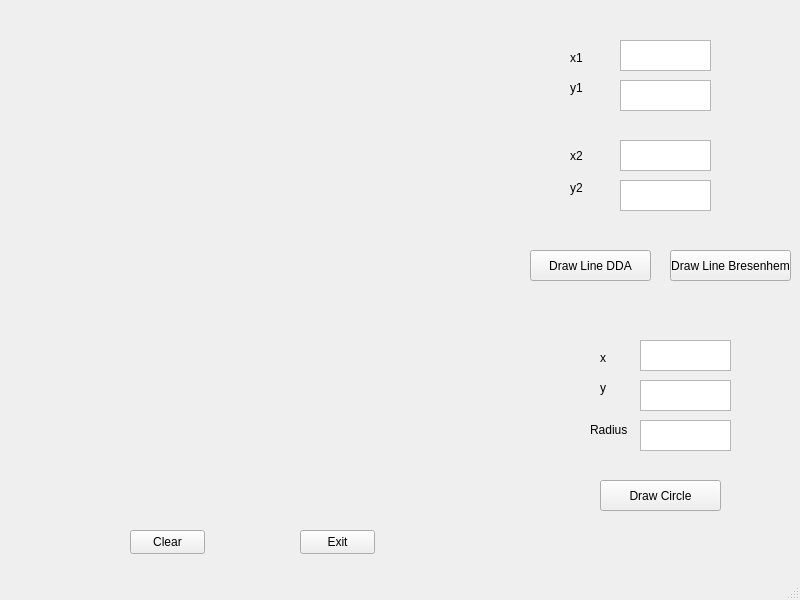
<?xml version="1.0" encoding="UTF-8"?>
<ui version="4.0">
 <class>MainWindow</class>
 <widget class="QMainWindow" name="MainWindow">
  <property name="geometry">
   <rect>
    <x>0</x>
    <y>0</y>
    <width>800</width>
    <height>600</height>
   </rect>
  </property>
  <property name="windowTitle">
   <string>MainWindow</string>
  </property>
  <widget class="QWidget" name="centralwidget">
   <widget class="QLabel" name="label">
    <property name="geometry">
     <rect>
      <x>0</x>
      <y>0</y>
      <width>500</width>
      <height>500</height>
     </rect>
    </property>
    <property name="text">
     <string/>
    </property>
   </widget>
   <widget class="QPushButton" name="pushButton">
    <property name="geometry">
     <rect>
      <x>530</x>
      <y>250</y>
      <width>121</width>
      <height>31</height>
     </rect>
    </property>
    <property name="text">
     <string>Draw Line DDA</string>
    </property>
   </widget>
   <widget class="QLabel" name="label_2">
    <property name="geometry">
     <rect>
      <x>570</x>
      <y>50</y>
      <width>21</width>
      <height>16</height>
     </rect>
    </property>
    <property name="text">
     <string>x1</string>
    </property>
   </widget>
   <widget class="QLabel" name="label_3">
    <property name="geometry">
     <rect>
      <x>570</x>
      <y>80</y>
      <width>21</width>
      <height>16</height>
     </rect>
    </property>
    <property name="text">
     <string>y1</string>
    </property>
   </widget>
   <widget class="QLabel" name="label_4">
    <property name="geometry">
     <rect>
      <x>570</x>
      <y>140</y>
      <width>31</width>
      <height>31</height>
     </rect>
    </property>
    <property name="text">
     <string>x2</string>
    </property>
   </widget>
   <widget class="QLabel" name="label_5">
    <property name="geometry">
     <rect>
      <x>570</x>
      <y>180</y>
      <width>21</width>
      <height>16</height>
     </rect>
    </property>
    <property name="text">
     <string>y2</string>
    </property>
   </widget>
   <widget class="QTextEdit" name="textEdit">
    <property name="geometry">
     <rect>
      <x>620</x>
      <y>40</y>
      <width>91</width>
      <height>31</height>
     </rect>
    </property>
   </widget>
   <widget class="QTextEdit" name="textEdit_2">
    <property name="geometry">
     <rect>
      <x>620</x>
      <y>80</y>
      <width>91</width>
      <height>31</height>
     </rect>
    </property>
   </widget>
   <widget class="QTextEdit" name="textEdit_3">
    <property name="geometry">
     <rect>
      <x>620</x>
      <y>140</y>
      <width>91</width>
      <height>31</height>
     </rect>
    </property>
   </widget>
   <widget class="QTextEdit" name="textEdit_4">
    <property name="geometry">
     <rect>
      <x>620</x>
      <y>180</y>
      <width>91</width>
      <height>31</height>
     </rect>
    </property>
   </widget>
   <widget class="QPushButton" name="pushButton_2">
    <property name="geometry">
     <rect>
      <x>670</x>
      <y>250</y>
      <width>121</width>
      <height>31</height>
     </rect>
    </property>
    <property name="text">
     <string>Draw Line Bresenhem</string>
    </property>
   </widget>
   <widget class="QLabel" name="label_6">
    <property name="geometry">
     <rect>
      <x>600</x>
      <y>350</y>
      <width>21</width>
      <height>16</height>
     </rect>
    </property>
    <property name="text">
     <string>x</string>
    </property>
   </widget>
   <widget class="QLabel" name="label_7">
    <property name="geometry">
     <rect>
      <x>600</x>
      <y>380</y>
      <width>21</width>
      <height>16</height>
     </rect>
    </property>
    <property name="text">
     <string>y</string>
    </property>
   </widget>
   <widget class="QLabel" name="label_8">
    <property name="geometry">
     <rect>
      <x>590</x>
      <y>420</y>
      <width>41</width>
      <height>20</height>
     </rect>
    </property>
    <property name="text">
     <string>Radius</string>
    </property>
   </widget>
   <widget class="QTextEdit" name="textEdit_5">
    <property name="geometry">
     <rect>
      <x>640</x>
      <y>340</y>
      <width>91</width>
      <height>31</height>
     </rect>
    </property>
   </widget>
   <widget class="QTextEdit" name="textEdit_6">
    <property name="geometry">
     <rect>
      <x>640</x>
      <y>380</y>
      <width>91</width>
      <height>31</height>
     </rect>
    </property>
   </widget>
   <widget class="QTextEdit" name="textEdit_7">
    <property name="geometry">
     <rect>
      <x>640</x>
      <y>420</y>
      <width>91</width>
      <height>31</height>
     </rect>
    </property>
   </widget>
   <widget class="QPushButton" name="pushButton_3">
    <property name="geometry">
     <rect>
      <x>600</x>
      <y>480</y>
      <width>121</width>
      <height>31</height>
     </rect>
    </property>
    <property name="text">
     <string>Draw Circle</string>
    </property>
   </widget>
   <widget class="QPushButton" name="pushButton_4">
    <property name="geometry">
     <rect>
      <x>130</x>
      <y>530</y>
      <width>75</width>
      <height>24</height>
     </rect>
    </property>
    <property name="text">
     <string>Clear</string>
    </property>
   </widget>
   <widget class="QPushButton" name="pushButton_5">
    <property name="geometry">
     <rect>
      <x>300</x>
      <y>530</y>
      <width>75</width>
      <height>24</height>
     </rect>
    </property>
    <property name="text">
     <string>Exit</string>
    </property>
   </widget>
  </widget>
  <widget class="QMenuBar" name="menubar">
   <property name="geometry">
    <rect>
     <x>0</x>
     <y>0</y>
     <width>800</width>
     <height>22</height>
    </rect>
   </property>
  </widget>
  <widget class="QStatusBar" name="statusbar"/>
 </widget>
 <resources/>
 <connections>
  <connection>
   <sender>pushButton_5</sender>
   <signal>clicked()</signal>
   <receiver>MainWindow</receiver>
   <slot>close()</slot>
   <hints>
    <hint type="sourcelabel">
     <x>360</x>
     <y>564</y>
    </hint>
    <hint type="destinationlabel">
     <x>412</x>
     <y>566</y>
    </hint>
   </hints>
  </connection>
 </connections>
</ui>
